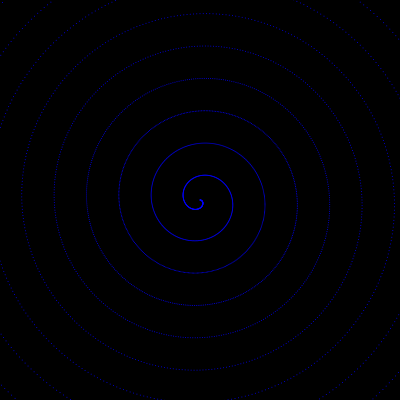
Frame 1 (no input)
Frame 2 (the mouse pressed at the canvas centre, redrawn once): blank canvas, image omitted

The Processing sketch that drew this single still picture (run headless with seeded random() and noise(); the mouse was pressed at the canvas centre and the sketch redrawn once):

// Processing sketch: c_Draw_A_Spiral
// ── c_Draw_A_Spiral.pde
/*
----------------------------------------
 PLEASE READ INFO TAB FOR ALL INFORMATION
 ----------------------------------------
 */

/////////////////////////// GLOBALS ////////////////////////////

float theta;
float radius = 0; // Start at 0.
int numTurns = 15; // number of turns
/////////////////////////// SETUP ////////////////////////////

void setup() {
  size(400, 400);
  background(0);
  smooth(8);
  noStroke();
  fill(0, 0, 255); 
}

/////////////////////////// DRAW ////////////////////////////
void draw() {
  background(0);

  translate(width/2, height/2);
  // We create a loop for the variable deg (degrees)
  // Multiply by a factor to have more turns
  for (int deg=0; deg<360*numTurns; deg++) {    
    theta = radians(deg); //Convert theta so we can use degrees.

    float x = cos(theta) * radius;
    float y = sin(theta) * radius;

    ellipse(x, y, 1, 1);
    radius+=0.09; //Increment our radius at each iteration of our loop.
  }
  noLoop();
}

/////////////////////////// FUNCTIONS ////////////////////////////


// ── INFO.pde
 ///////////////////////////////////////
 /*
 
 REFBOOK : GEOMETRY
 ++++++++++++++++++++++++++++++++++++++++++
 GRAPHIC SYSTEMS 0.5 (2012)
 AN INTRODUCTORY COURSE TO CREATIVE 
 CODING FOR GRAPHIC DESIGN STUDENTS.
 
 IMPLEMENTED BY THE FREE ART BUREAU 2010/11 
 www.freeartbureau.org
 ++++++++++++++++++++++++++++++++++++++++++
 FUNDAMENTALS : GEOMETRY
 SKETCH : DRAW_A_SPIRAL
 PARENT SKETCH : 001_DRAWING_A_CIRCLE
 TYPE : AUTONOME
 
 **NB

 */
 
 /////////////////////////////////////// - END
